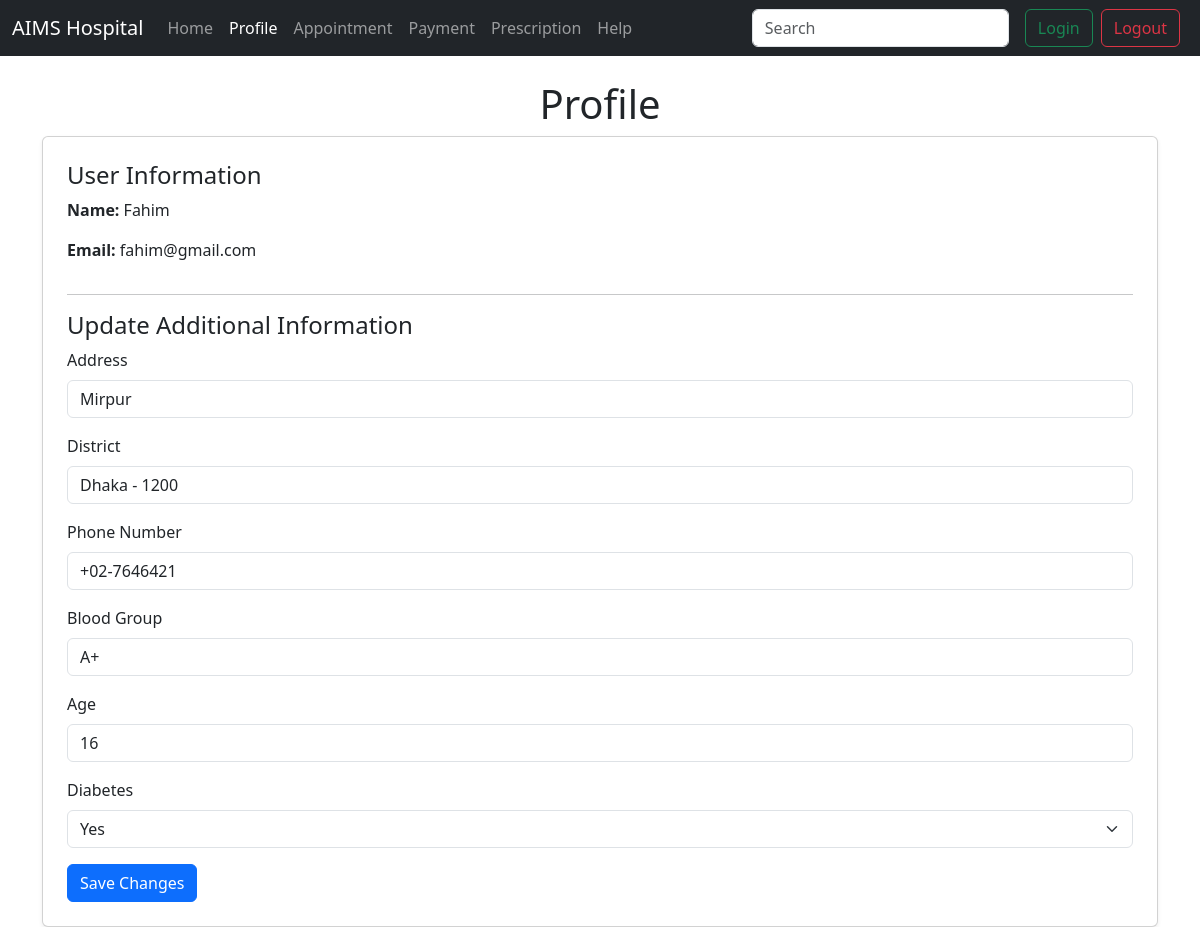
Page /profile (signed in) on the committed database.
### auth/app.py (models this page shows, shortened)
class User(db.Model):
    id = db.Column(db.Integer, primary_key=True)
    name = db.Column(db.String(100), nullable=False)
    email = db.Column(db.String(100), unique=True)
    password = db.Column(db.String(100))

class PatientInfo(db.Model):
    email = db.Column(db.String(100), primary_key=True)
    address = db.Column(db.String(200))
    district = db.Column(db.String(100))
    post_no = db.Column(db.String(20))
    blood_type = db.Column(db.String(10))
    age = db.Column(db.Integer)
    diabetes = db.Column(db.String(10))

### auth/app.py (the view, shortened to what this page needs)
@app.route('/profile', methods=['GET', 'POST'])
def profile():
    if 'email' not in session:
        return redirect('/login')
    user_email = session['email']
    user = User.query.filter_by(email=user_email).first()
    patient_info = PatientInfo.query.filter_by(email=user_email).first()
    return render_template('profile.html', user=user, patient_info=patient_info)

### auth/templates/profile.html (shortened to what this page needs)
<!DOCTYPE html>
<html lang="en">
<head>
    <link href="https://cdn.jsdelivr.net/npm/bootstrap@5.3.3/dist/css/bootstrap.min.css" rel="stylesheet"
>
</head>
<body>
    <header>
        <nav class="navbar navbar-expand-lg navbar-dark bg-dark">
            <div class="container-fluid">
                <a class="navbar-brand" href="/dashboard">AIMS Hospital</a>
                <div class="collapse navbar-collapse" id="navbarSupportedContent">
                    <ul class="navbar-nav me-auto mb-2 mb-lg-0">
                        <li class="nav-item">
                            <a class="nav-link" href="/dashboard">Home</a>
                        </li>
                        <li class="nav-item">
                            <a class="nav-link active" aria-current="page" href="/profile">Profile</a>
                        </li>
                        <li class="nav-item">
                            <a class="nav-link" href="/appointment">Appointment</a>
                        </li>
                        <li class="nav-item">
                            <a class="nav-link" aria-current="page" href="/payment">Payment</a>
                        </li>
                        <li class="nav-item">
                            <a class="nav-link" href="/prescription">Prescription</a>
                        </li>
                        <li class="nav-item">
                            <a class="nav-link" href="/help">Help</a>
                        </li>
                    </ul>
                    <div class="d-flex ms-auto">
                        <form class="d-flex me-2" role="search" action=" " method="GET">
                            <input class="form-control me-2" type="search" name="query" placeholder="Search"
                                aria-label="Search">
                        </form>
                        <a href="/login" class="btn btn-outline-success me-2">Login</a>
                        <a href="/logout" class="btn btn-outline-danger me-2">Logout</a>
                    </div>
                </div>
            </div>
        </nav>
    </header>
    <div class="container mt-4">
        <h1 class="text-center">Profile</h1>
        <div class="card p-4 shadow-sm">
            <h4>User Information</h4>
            <p><strong>Name:</strong> {{ user.name }}</p>
            <p><strong>Email:</strong> {{ user.email }}</p>
            <hr>
            <h4>Update Additional Information</h4>
            <form method="POST">
                <div class="mb-3">
                    <label for="address" class="form-label">Address</label>
                    <input type="text" class="form-control" id="address" name="address"
                        value="{{ patient_info.address or '' }}" placeholder="Enter your address">
                </div>
                <div class="mb-3">
                    <label for="district" class="form-label">District</label>
                    <input type="text" class="form-control" id="district" name="district"
                        value="{{ patient_info.district or '' }}" placeholder="Enter your district">
                </div>
                <div class="mb-3">
                    <label for="post_no" class="form-label">Phone Number</label>
                    <input type="text" class="form-control" id="post_no" name="post_no"
                        value="{{ patient_info.post_no or '' }}" placeholder="Enter your post number">
                </div>
                <div class="mb-3">
                    <label for="blood_type" class="form-label">Blood Group</label>
                    <input type="text" class="form-control" id="blood_type" name="blood_type"
                        value="{{ patient_info.blood_type or '' }}" placeholder="Enter your blood type">
                </div>
                <div class="mb-3">
                    <label for="age" class="form-label">Age</label>
                    <input type="number" class="form-control" id="age" name="age"
                        value="{{ patient_info.age or '' }}" placeholder="Enter your age">
                </div>
                <div class="mb-3">
                    <label for="diabetes" class="form-label">Diabetes</label>
                    <select class="form-select" id="diabetes" name="diabetes">
                        <option value="Yes" {% if patient_info and patient_info.diabetes == 'Yes' %}selected{% endif %}>
                            Yes</option>
                    </select>
                </div>
                <button type="submit" class="btn btn-primary">Save Changes</button>
            </form>
        </div>
    </div>
</body>
</html>

### rows in the picture
User: name "Fahim", email "fahim@gmail.com"
PatientInfo: address "Mirpur", district "Dhaka - 1200", post_no "+02-7646421", blood_type "A+", age "16", diabetes "Yes"
